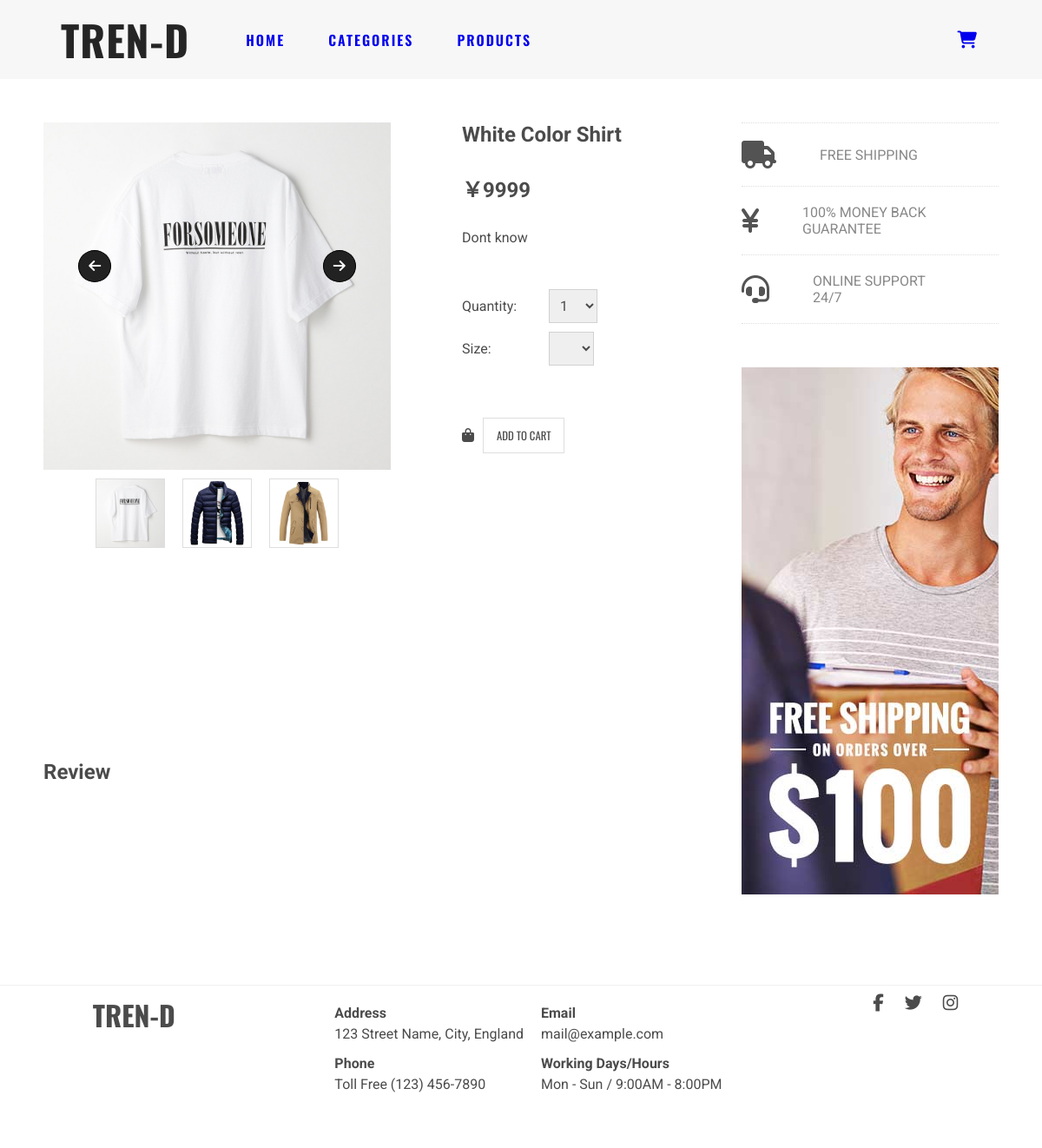
The page /product/5 on the database as committed earlier.
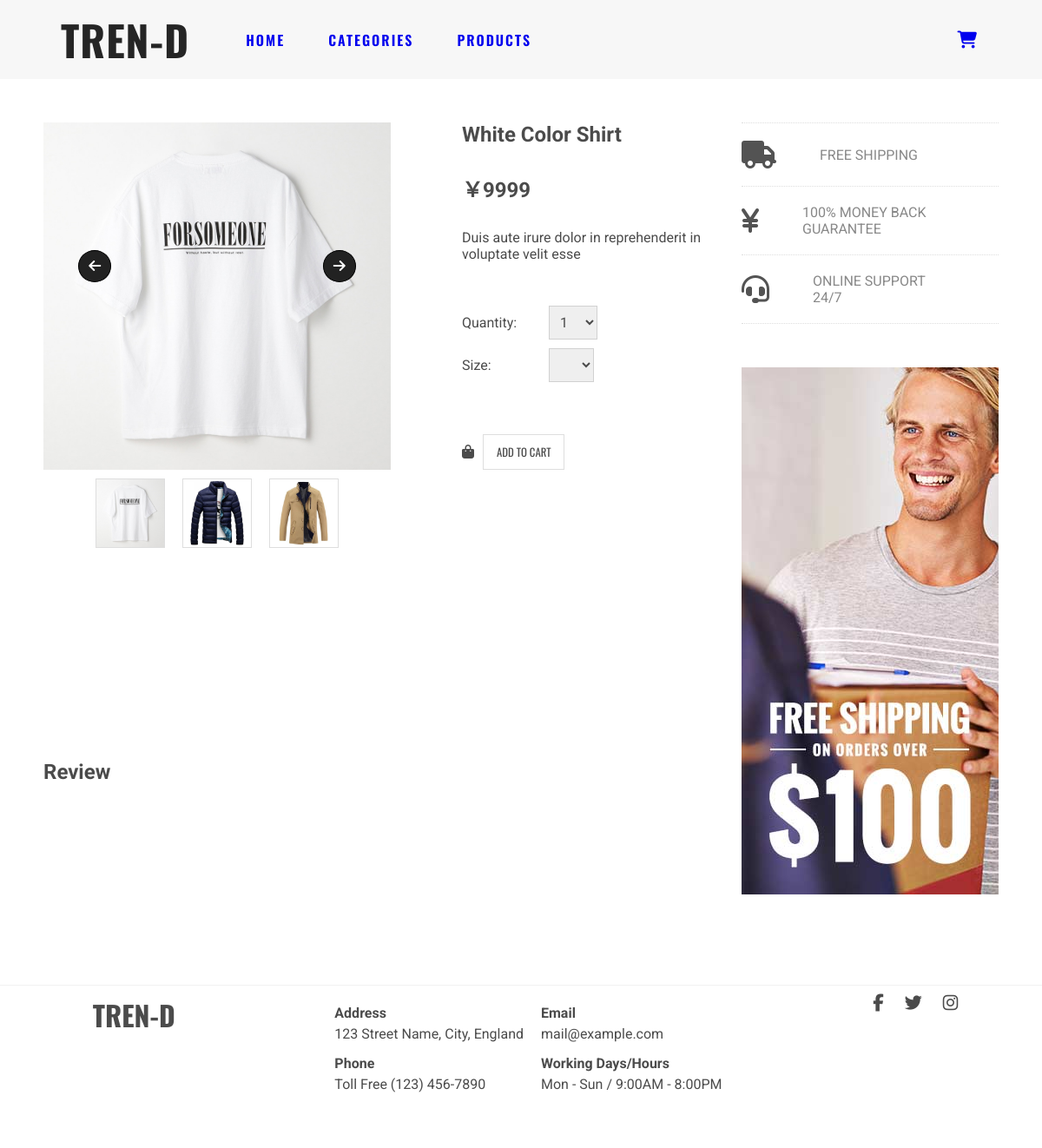
The same page on the database as committed later.
### app/models.py (models this page shows, shortened)
class Product(db.Model):
    id = db.Column(db.Integer, primary_key=True)
    name = db.Column(db.String(50))
    category = db.Column(db.Integer, db.ForeignKey('category.id'))
    size =db.Column(db.String(1))
    color = db.Column(db.String(10))
    stock = db.Column(db.Integer)
    description = db.Column(db.String(100), nullable=True)
    price = db.Column(db.Integer)
    available = db.Column(db.Boolean)
    created = db.Column(db.DateTime, default=datetime.datetime.utcnow)
    updated = db.Column(db.DateTime, nullable=True)
    image_url = db.Column(db.String(50))
    item = db.relationship('CartItem', backref="product", lazy=True)

### app/routes.py (the view, shortened to what this page needs)
@app.route('/product/<string:id>', methods=('GET', 'POST'))
def product(id):
    if 'cart' not in session:
        session['cart'] = {}
    product = Product.query.filter_by(id=id).first()
    cart_product = None
    form = AddToCart()
    return render_template('product.html', product=product, form=form)

### app/forms.py
class AddToCart(FlaskForm):
    quantity = SelectField('Quantity', choices=[(i, i) for i in range(1,20)], coerce=int)
    size = SelectField('Size', choices=[("",""),('L', 'L'), ('M', 'M'), ('S', 'S')], validators=[DataRequired()], coerce=str)
    id = HiddenField()
    submit_add = SubmitField('Add to Cart')
    submit_update = SubmitField('Update Quantity')

### app/templates/product.html (shortened to what this page needs)
{% extends 'base.html' %}
{% block content %}
<section id="product">
    <div class="grid-container">
        <div class="grid-product">
            <div class="product-container">
                <div class="product-image">
                    <img src="{{ url_for('static', filename=product.image_url) }}" alt="">
                </div>
                    <button class="btn-next"><i class="fas fa-arrow-right"></i></button>
                    <button class="btn-prev"><i class="fas fa-arrow-left"></i></button>
                <div class="product-thumbnails">
                    <div class="thumbnail">
                        <img src="{{ url_for('static', filename=product.image_url) }}" class="thumb" alt="">
                    </div>
                    <div class="thumbnail">
                        <img src="{{ url_for('static', filename='images/jackets/img1.jpg')}}" class="thumb" alt="">
                    </div>
                    <div class="thumbnail">
                        <img src="{{ url_for('static', filename='images/jackets/img2.jpg')}}" class="thumb" alt="">
                    </div>
                </div>
            </div>
        </div>
        <div class="grid-content">
            <h1>{{ product.name }}</h1>
            <h1>￥{{ product.price }}</h1>
            <p>{{ product.description }}</p>
            <form method="POST">
                <div class="form-control">
                    <span class="form-header">Quantity: </span>{{ form.quantity }}
                </div>
                <div class="form-control">
                    <span class="form-header">Size: </span>{{ form.size }}
                </div>
                <div class="form-control">
                    <i class="fas fa-shopping-bag"></i>{{ form.submit_add }}
                </div>
            </form>
        </div>
        <div class="grid-sidebar">
            <div class="icon-container">
                <div class="icon">
                    <i class="fas fa-truck fa-2x"></i>
                    <p>Free Shipping</p>
                </div>
                <div class="icon">
                    <i class="fas fa-yen-sign fa-2x"></i>
                    <p>100% Money Back Guarantee</p>
                </div>
                <div class="icon">
                    <i class="fas fa-headset fa-2x"></i>
                    <p>Online support 24/7</p>
                </div>
            </div>
            <img src="{{ url_for('static', filename='images/banner-sidebar.jpg')}}" alt="">
        </div>
        <div class="grid-review">
            <h1>Review</h1>
        </div>
    </div>
</section>
{% endblock %}

### app/templates/base.html (shortened to what this page needs)
<!DOCTYPE html>
<html lang="en">
<head>
    <link rel="stylesheet" href="{{ url_for('static', filename='css/style.css') }}">
    <link rel="stylesheet" href="{{ url_for('static', filename='css/media.css') }}">
</head>
<body>
    <header id="header" class="navbar-base">
        <nav id="navbar">
            <div class="text-links">
                <h1 class="logo-header">tren-d</h1>
                <ul class="text-links-list">
                    <li>
                        <a href="{{ url_for('index') }}">Home</a>
                    </li>
                    <li class="text-link-category">
                        <a href="{{ url_for('search') }}">Categories</a>
                    </li>
                    <li><a href="{{ url_for('search') }}">Products</a></li>
                </ul>
            </div>
            <div class="icon-links">
                <ul class="icon-links-list">
                    <li><a href="{{ url_for('cart_list')}}"><i class="fas fa-shopping-cart fa-lg"></i></a></li>
                </ul>
            </div>
        </nav>
    </header>
    <main>
        {% block content %}
        {% endblock %}
    </main>
    {% include "footer.html" %}
</body>
</html>

### app/templates/footer.html
<footer id="footer">
    <div class="logo">tren-d</div>
    <div class="contact-info">
        <div class="contact-info-col">
            <div class="contact-info-item">
                <h4>Address</h4>
                <p>123 Street Name, City, England</p>
            </div>
            <div class="contact-info-item">
                <h4>Phone</h4>
                <p>Toll Free (123) 456-7890</p>
            </div>
        </div>
        <div class="contact-info-col">
            <div class="contact-info-item">
                <h4>Email</h4>
                <p>mail@example.com</p>
            </div>
            <div class="contact-info-item">
                <h4>Working Days/Hours</h4>
                <p>Mon - Sun / 9:00AM - 8:00PM</p>
            </div>
        </div>
    </div>
    <div class="links">
        <i class="fab fa-facebook-f fa-lg"></i>
        <i class="fab fa-twitter fa-lg"></i>
        <i class="fab fa-instagram fa-lg"></i>
    </div>
</footer>

### app/static/css/style.css (style rules this page uses)
:root { --light-border-color: rgba(228, 228, 228, 0.5); }
html { box-sizing: border-box; }
*, *::before, *::after { box-sizing: inherit; }
body, h1, h2, h3, h4, h5, h6, ul, ol, li, p, pre, blockquote, figure, hr { margin: 0; padding: 0; }
ul { list-style: none; }
body { font-family: 'Roboto', sans-serif; color: rgb(75, 75, 75); }
a { text-decoration: none; }
input, textarea, select, button { color: inherit; font: inherit; letter-spacing: inherit; }
#header { background-color: #f7f7f7; width: 100%; height: 100%; }
#navbar ,navbar-base { width: 100%; display: flex; justify-content: space-between; color: rgb(37, 37, 37); }
#navbar .text-links { display: flex; align-items: center; margin: 10px 50px; font-family: 'Oswald', sans-serif; letter-spacing: 1px; }
#navbar .text-links .logo-header { font-family: 'Oswald', sans-serif; font-size: 3rem; margin: 0 20px; font-weight: 900; text-transform: uppercase; }
#navbar .text-links .text-links-list { display: flex; position: relative; margin: 0 20px; }
#navbar .text-links .text-links-list a { padding-bottom: 1rem; }
#navbar .icon-links { display: flex; align-items: center; margin: 10px 50px; }
#navbar .icon-links .icon-links-list { display: flex; position: relative; margin: 0 10px; }
#navbar .icon-links .icon-links-list li { margin: 0 15px; }
#navbar .text-links .text-links-list li { text-transform: uppercase; font-stretch: 50%; font-weight: 600; font-size: 1rem; letter-spacing: 2px; margin: 0 25px; }
#product .grid-container { margin: 50px 50px; display: grid; grid-template-columns: 2fr 1fr 1fr 1fr; grid-template-rows: auto; grid-template-areas: "product content content sidebar" "product content content sidebar" "review review review sidebar" ; grid-gap: 2rem; }
#product .product-container { position: relative; }
#product .grid-product { grid-area: product; }
#product .grid-content { grid-area: content; margin-left: 50px; }
#product .grid-sidebar { grid-area: sidebar; }
#product .grid-sidebar img { margin-top: 50px; }
#product .grid-review { grid-area: review; }
#product .product-image { display: flex; justify-content: center; height: 50vh; }
#product .product-image img { height: 100%; width: auto; }
#product .product-thumbnails { margin: 10px 0; display: flex; justify-content: center; }
#product .thumbnail { display: flex; flex-direction: column; justify-content: center; height: auto; width: 20%; border: 1px solid rgba(92, 92, 92, 0.2); margin: 0 10px; }
#product .thumbnail img { max-width: 100%; }
#product .btn-next, #product .btn-prev { background-color: #222222; color: #fff; outline: 0; border: 1px solid black; border-radius: 50%; padding: 0.5rem 0.7rem; cursor: pointer; position: absolute; }
#product .btn-next { top: 30%; right: 10%; }
#product .btn-prev { top: 30%; left: 10%; }
#product h1 { margin-bottom: 30px; }
#product form { margin-top: 50px; }
#product .form-control { margin: 10px 0; }
#product select { border: 1px solid rgba(92, 92, 92, 0.2); margin-right: 50px; padding: 8px; }
#product .form-control input[type="submit"] { font-family: 'Oswald', sans-serif; text-transform: uppercase; font-size: 0.8rem; border: 1px solid rgba(92, 92, 92, 0.2); background-color: #fff; padding: 10px 15px; margin: 50px 10px; cursor: pointer; transition: all 200ms; }
#product .form-header { display: inline-block; width: 100px; }
#product .icon { display: flex; align-items: center; text-transform: uppercase; padding: 20px 0; border-bottom: 1px dotted rgba(92, 92, 92, 0.2); color: #888888 }
#product .icon p { width: 50%; }
#product .icon:nth-child(1) { border-top: 1px dotted rgba(92, 92, 92, 0.2); }
#product .icon i { margin-right: 50px; color: #535353; }
#footer { height: 20vh; margin-top: 100px; margin-bottom: 50px; padding: 10px; border-top: 1px solid var(--light-border-color); display: flex; justify-content: space-around; }
#footer .logo { font-family: 'Oswald', sans-serif; font-size: 2rem; margin: 0 20px; font-weight: 900; text-transform: uppercase; }
#footer .contact-info { display: flex; }
#footer .contact-info-item { line-height: 1.5; margin: 10px 10px; }
#footer .links i { padding: 0 10px; }

Rows that differ between the two databases and show on the page:
changed Product "White Color Shirt": description "Dont know" → "Duis aute irure dolor in reprehenderit in voluptate velit esse"
